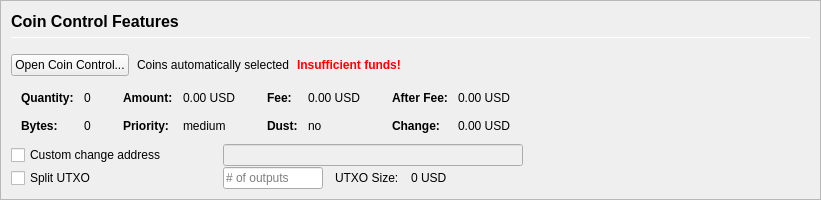
         <widget class="QFrame" name="frameCoinControl">
          <property name="sizePolicy">
           <sizepolicy hsizetype="Expanding" vsizetype="Expanding">
            <horstretch>0</horstretch>
            <verstretch>0</verstretch>
           </sizepolicy>
          </property>
          <property name="maximumSize">
           <size>
            <width>16777215</width>
            <height>16777215</height>
           </size>
          </property>
          <property name="frameShape">
           <enum>QFrame::StyledPanel</enum>
          </property>
          <property name="frameShadow">
           <enum>QFrame::Sunken</enum>
          </property>
          <layout class="QVBoxLayout" name="verticalLayoutCoinControl2">
           <property name="spacing">
            <number>0</number>
           </property>
           <property name="leftMargin">
            <number>0</number>
           </property>
           <property name="topMargin">
            <number>0</number>
           </property>
           <property name="rightMargin">
            <number>0</number>
           </property>
           <property name="bottomMargin">
            <number>0</number>
           </property>
           <item>
            <widget class="QFrame" name="frameCoinControl_BG">
             <layout class="QVBoxLayout" name="verticalLayoutCoinControl" stretch="0,0,0,0,0,0">
              <property name="spacing">
               <number>1</number>
              </property>
              <property name="leftMargin">
               <number>10</number>
              </property>
              <property name="topMargin">
               <number>10</number>
              </property>
              <item>
               <layout class="QHBoxLayout" name="horizontalLayoutCoinControl1">
                <property name="bottomMargin">
                 <number>15</number>
                </property>
                <item>
                 <layout class="QVBoxLayout" name="verticalLayout_3">
                  <property name="spacing">
                   <number>6</number>
                  </property>
                  <item>
                   <widget class="QLabel" name="labelCoinControlFeatures">
                    <property name="sizePolicy">
                     <sizepolicy hsizetype="Preferred" vsizetype="Maximum">
                      <horstretch>0</horstretch>
                      <verstretch>0</verstretch>
                     </sizepolicy>
                    </property>
                    <property name="minimumSize">
                     <size>
                      <width>0</width>
                      <height>20</height>
                     </size>
                    </property>
                    <property name="font">
                     <font>
                      <pointsize>12</pointsize>
                      <weight>75</weight>
                      <bold>true</bold>
                     </font>
                    </property>
                    <property name="styleSheet">
                     <string notr="true">font-weight:bold;</string>
                    </property>
                    <property name="text">
                     <string>Coin Control Features</string>
                    </property>
                   </widget>
                  </item>
                  <item>
                   <widget class="Line" name="line">
                    <property name="minimumSize">
                     <size>
                      <width>0</width>
                      <height>1</height>
                     </size>
                    </property>
                    <property name="maximumSize">
                     <size>
                      <width>16777215</width>
                      <height>1</height>
                     </size>
                    </property>
                    <property name="orientation">
                     <enum>Qt::Horizontal</enum>
                    </property>
                   </widget>
                  </item>
                 </layout>
                </item>
               </layout>
              </item>
              <item>
               <layout class="QHBoxLayout" name="horizontalLayoutCoinControl2" stretch="0,0,0,0">
                <property name="spacing">
                 <number>8</number>
                </property>
                <property name="bottomMargin">
                 <number>10</number>
                </property>
                <item>
                 <widget class="QPushButton" name="pushButtonCoinControl">
                  <property name="styleSheet">
                   <string notr="true"/>
                  </property>
                  <property name="text">
                   <string>Open Coin Control...</string>
                  </property>
                  <property name="autoDefault">
                   <bool>false</bool>
                  </property>
                 </widget>
                </item>
                <item>
                 <widget class="QLabel" name="labelCoinControlAutomaticallySelected">
                  <property name="text">
                   <string>Coins automatically selected</string>
                  </property>
                  <property name="margin">
                   <number>5</number>
                  </property>
                 </widget>
                </item>
                <item>
                 <widget class="QLabel" name="labelCoinControlInsuffFunds">
                  <property name="font">
                   <font>
                    <weight>75</weight>
                    <bold>true</bold>
                   </font>
                  </property>
                  <property name="styleSheet">
                   <string notr="true">color:red;font-weight:bold;</string>
                  </property>
                  <property name="text">
                   <string>Insufficient funds!</string>
                  </property>
                  <property name="margin">
                   <number>5</number>
                  </property>
                 </widget>
                </item>
                <item>
                 <spacer name="horizontalSpacerCoinControl">
                  <property name="orientation">
                   <enum>Qt::Horizontal</enum>
                  </property>
                  <property name="sizeHint" stdset="0">
                   <size>
                    <width>40</width>
                    <height>1</height>
                   </size>
                  </property>
                 </spacer>
                </item>
               </layout>
              </item>
              <item>
               <widget class="QWidget" name="widgetCoinControl" native="true">
                <property name="sizePolicy">
                 <sizepolicy hsizetype="Preferred" vsizetype="Preferred">
                  <horstretch>0</horstretch>
                  <verstretch>0</verstretch>
                 </sizepolicy>
                </property>
                <property name="minimumSize">
                 <size>
                  <width>0</width>
                  <height>0</height>
                 </size>
                </property>
                <property name="styleSheet">
                 <string notr="true"/>
                </property>
                <layout class="QHBoxLayout" name="horizontalLayoutCoinControl5">
                 <property name="leftMargin">
                  <number>0</number>
                 </property>
                 <property name="topMargin">
                  <number>0</number>
                 </property>
                 <property name="rightMargin">
                  <number>0</number>
                 </property>
                 <property name="bottomMargin">
                  <number>0</number>
                 </property>
                 <item>
                  <layout class="QHBoxLayout" name="horizontalLayoutCoinControl3" stretch="0,0,0,1">
                   <property name="spacing">
                    <number>20</number>
                   </property>
                   <property name="topMargin">
                    <number>0</number>
                   </property>
                   <property name="bottomMargin">
                    <number>10</number>
                   </property>
                   <item>
                    <layout class="QFormLayout" name="formLayoutCoinControl1">
                     <property name="horizontalSpacing">
                      <number>10</number>
                     </property>
                     <property name="verticalSpacing">
                      <number>14</number>
                     </property>
                     <property name="leftMargin">
                      <number>10</number>
                     </property>
                     <property name="topMargin">
                      <number>4</number>
                     </property>
                     <property name="rightMargin">
                      <number>6</number>
                     </property>
                     <item row="0" column="0">
                      <widget class="QLabel" name="labelCoinControlQuantityText">
                       <property name="font">
                        <font>
                         <weight>75</weight>
                         <bold>true</bold>
                        </font>
                       </property>
                       <property name="text">
                        <string>Quantity:</string>
                       </property>
                       <property name="margin">
                        <number>0</number>
                       </property>
                      </widget>
                     </item>
                     <item row="0" column="1">
                      <widget class="QLabel" name="labelCoinControlQuantity">
                       <property name="cursor">
                        <cursorShape>IBeamCursor</cursorShape>
                       </property>
                       <property name="contextMenuPolicy">
                        <enum>Qt::ActionsContextMenu</enum>
                       </property>
                       <property name="text">
                        <string notr="true">0</string>
                       </property>
                       <property name="margin">
                        <number>0</number>
                       </property>
                       <property name="textInteractionFlags">
                        <set>Qt::LinksAccessibleByMouse|Qt::TextSelectableByKeyboard|Qt::TextSelectableByMouse</set>
                       </property>
                      </widget>
                     </item>
                     <item row="1" column="0">
                      <widget class="QLabel" name="labelCoinControlBytesText">
                       <property name="font">
                        <font>
                         <weight>75</weight>
                         <bold>true</bold>
                        </font>
                       </property>
                       <property name="text">
                        <string>Bytes:</string>
                       </property>
                      </widget>
                     </item>
                     <item row="1" column="1">
                      <widget class="QLabel" name="labelCoinControlBytes">
                       <property name="cursor">
                        <cursorShape>IBeamCursor</cursorShape>
                       </property>
                       <property name="contextMenuPolicy">
                        <enum>Qt::ActionsContextMenu</enum>
                       </property>
                       <property name="text">
                        <string notr="true">0</string>
                       </property>
                       <property name="textInteractionFlags">
                        <set>Qt::LinksAccessibleByMouse|Qt::TextSelectableByKeyboard|Qt::TextSelectableByMouse</set>
                       </property>
                      </widget>
                     </item>
                    </layout>
                   </item>
                   <item>
                    <layout class="QFormLayout" name="formLayoutCoinControl2">
                     <property name="horizontalSpacing">
                      <number>10</number>
                     </property>
                     <property name="verticalSpacing">
                      <number>14</number>
                     </property>
                     <property name="leftMargin">
                      <number>6</number>
                     </property>
                     <property name="topMargin">
                      <number>4</number>
                     </property>
                     <property name="rightMargin">
                      <number>6</number>
                     </property>
                     <item row="0" column="0">
                      <widget class="QLabel" name="labelCoinControlAmountText">
                       <property name="font">
                        <font>
                         <weight>75</weight>
                         <bold>true</bold>
                        </font>
                       </property>
                       <property name="text">
                        <string>Amount:</string>
                       </property>
                       <property name="margin">
                        <number>0</number>
                       </property>
                      </widget>
                     </item>
                     <item row="0" column="1">
                      <widget class="QLabel" name="labelCoinControlAmount">
                       <property name="cursor">
                        <cursorShape>IBeamCursor</cursorShape>
                       </property>
                       <property name="contextMenuPolicy">
                        <enum>Qt::ActionsContextMenu</enum>
                       </property>
                       <property name="text">
                        <string notr="true">0.00 USD</string>
                       </property>
                       <property name="textInteractionFlags">
                        <set>Qt::LinksAccessibleByMouse|Qt::TextSelectableByKeyboard|Qt::TextSelectableByMouse</set>
                       </property>
                      </widget>
                     </item>
                     <item row="1" column="0">
                      <widget class="QLabel" name="labelCoinControlPriorityText">
                       <property name="font">
                        <font>
                         <weight>75</weight>
                         <bold>true</bold>
                        </font>
                       </property>
                       <property name="text">
                        <string>Priority:</string>
                       </property>
                      </widget>
                     </item>
                     <item row="1" column="1">
                      <widget class="QLabel" name="labelCoinControlPriority">
                       <property name="cursor">
                        <cursorShape>IBeamCursor</cursorShape>
                       </property>
                       <property name="contextMenuPolicy">
                        <enum>Qt::ActionsContextMenu</enum>
                       </property>
                       <property name="text">
                        <string>medium</string>
                       </property>
                       <property name="textInteractionFlags">
                        <set>Qt::LinksAccessibleByMouse|Qt::TextSelectableByKeyboard|Qt::TextSelectableByMouse</set>
                       </property>
                      </widget>
                     </item>
                    </layout>
                   </item>
                   <item>
                    <layout class="QFormLayout" name="formLayoutCoinControl3">
                     <property name="horizontalSpacing">
                      <number>10</number>
                     </property>
                     <property name="verticalSpacing">
                      <number>14</number>
                     </property>
                     <property name="leftMargin">
                      <number>6</number>
                     </property>
                     <property name="topMargin">
                      <number>4</number>
                     </property>
                     <property name="rightMargin">
                      <number>6</number>
                     </property>
                     <item row="0" column="0">
                      <widget class="QLabel" name="labelCoinControlFeeText">
                       <property name="font">
                        <font>
                         <weight>75</weight>
                         <bold>true</bold>
                        </font>
                       </property>
                       <property name="text">
                        <string>Fee:</string>
                       </property>
                       <property name="margin">
                        <number>0</number>
                       </property>
                      </widget>
                     </item>
                     <item row="0" column="1">
                      <widget class="QLabel" name="labelCoinControlFee">
                       <property name="cursor">
                        <cursorShape>IBeamCursor</cursorShape>
                       </property>
                       <property name="contextMenuPolicy">
                        <enum>Qt::ActionsContextMenu</enum>
                       </property>
                       <property name="text">
                        <string notr="true">0.00 USD</string>
                       </property>
                       <property name="textInteractionFlags">
                        <set>Qt::LinksAccessibleByMouse|Qt::TextSelectableByKeyboard|Qt::TextSelectableByMouse</set>
                       </property>
                      </widget>
                     </item>
                     <item row="1" column="0">
                      <widget class="QLabel" name="labelCoinControlLowOutputText">
                       <property name="font">
                        <font>
                         <weight>75</weight>
                         <bold>true</bold>
                        </font>
                       </property>
                       <property name="text">
                        <string>Dust:</string>
                       </property>
                      </widget>
                     </item>
                     <item row="1" column="1">
                      <widget class="QLabel" name="labelCoinControlLowOutput">
                       <property name="cursor">
                        <cursorShape>IBeamCursor</cursorShape>
                       </property>
                       <property name="contextMenuPolicy">
                        <enum>Qt::ActionsContextMenu</enum>
                       </property>
                       <property name="text">
                        <string>no</string>
                       </property>
                       <property name="textInteractionFlags">
                        <set>Qt::LinksAccessibleByMouse|Qt::TextSelectableByKeyboard|Qt::TextSelectableByMouse</set>
                       </property>
                      </widget>
                     </item>
                    </layout>
                   </item>
                   <item>
                    <layout class="QFormLayout" name="formLayoutCoinControl4">
                     <property name="horizontalSpacing">
                      <number>10</number>
                     </property>
                     <property name="verticalSpacing">
                      <number>14</number>
                     </property>
                     <property name="leftMargin">
                      <number>6</number>
                     </property>
                     <property name="topMargin">
                      <number>4</number>
                     </property>
                     <property name="rightMargin">
                      <number>6</number>
                     </property>
                     <item row="0" column="0">
                      <widget class="QLabel" name="labelCoinControlAfterFeeText">
                       <property name="font">
                        <font>
                         <weight>75</weight>
                         <bold>true</bold>
                        </font>
                       </property>
                       <property name="text">
                        <string>After Fee:</string>
                       </property>
                       <property name="margin">
                        <number>0</number>
                       </property>
                      </widget>
                     </item>
                     <item row="0" column="1">
                      <widget class="QLabel" name="labelCoinControlAfterFee">
                       <property name="cursor">
                        <cursorShape>IBeamCursor</cursorShape>
                       </property>
                       <property name="contextMenuPolicy">
                        <enum>Qt::ActionsContextMenu</enum>
                       </property>
                       <property name="text">
                        <string notr="true">0.00 USD</string>
                       </property>
                       <property name="textInteractionFlags">
                        <set>Qt::LinksAccessibleByMouse|Qt::TextSelectableByKeyboard|Qt::TextSelectableByMouse</set>
                       </property>
                      </widget>
                     </item>
                     <item row="1" column="0">
                      <widget class="QLabel" name="labelCoinControlChangeText">
                       <property name="font">
                        <font>
                         <weight>75</weight>
                         <bold>true</bold>
                        </font>
                       </property>
                       <property name="text">
                        <string>Change:</string>
                       </property>
                      </widget>
                     </item>
                     <item row="1" column="1">
                      <widget class="QLabel" name="labelCoinControlChange">
                       <property name="cursor">
                        <cursorShape>IBeamCursor</cursorShape>
                       </property>
                       <property name="contextMenuPolicy">
                        <enum>Qt::ActionsContextMenu</enum>
                       </property>
                       <property name="text">
                        <string notr="true">0.00 USD</string>
                       </property>
                       <property name="textInteractionFlags">
                        <set>Qt::LinksAccessibleByMouse|Qt::TextSelectableByKeyboard|Qt::TextSelectableByMouse</set>
                       </property>
                      </widget>
                     </item>
                    </layout>
                   </item>
                  </layout>
                 </item>
                </layout>
               </widget>
              </item>
              <item>
               <layout class="QHBoxLayout" name="horizontalLayoutCoinControl4">
                <property name="spacing">
                 <number>12</number>
                </property>
                <property name="sizeConstraint">
                 <enum>QLayout::SetDefaultConstraint</enum>
                </property>
                <property name="topMargin">
                 <number>0</number>
                </property>
                <property name="rightMargin">
                 <number>0</number>
                </property>
                <item>
                 <widget class="QCheckBox" name="checkBoxCoinControlChange">
                  <property name="sizePolicy">
                   <sizepolicy hsizetype="Preferred" vsizetype="Preferred">
                    <horstretch>0</horstretch>
                    <verstretch>0</verstretch>
                   </sizepolicy>
                  </property>
                  <property name="minimumSize">
                   <size>
                    <width>200</width>
                    <height>0</height>
                   </size>
                  </property>
                  <property name="maximumSize">
                   <size>
                    <width>200</width>
                    <height>16777215</height>
                   </size>
                  </property>
                  <property name="toolTip">
                   <string>If this is activated, but the change address is empty or invalid, change will be sent to a newly generated address.</string>
                  </property>
                  <property name="text">
                   <string>Custom change address</string>
                  </property>
                 </widget>
                </item>
                <item>
                 <widget class="QValidatedLineEdit" name="lineEditCoinControlChange">
                  <property name="enabled">
                   <bool>false</bool>
                  </property>
                  <property name="sizePolicy">
                   <sizepolicy hsizetype="Preferred" vsizetype="Preferred">
                    <horstretch>0</horstretch>
                    <verstretch>0</verstretch>
                   </sizepolicy>
                  </property>
                  <property name="minimumSize">
                   <size>
                    <width>300</width>
                    <height>0</height>
                   </size>
                  </property>
                 </widget>
                </item>
                <item>
                 <widget class="QLabel" name="labelCoinControlChangeLabel">
                  <property name="sizePolicy">
                   <sizepolicy hsizetype="Preferred" vsizetype="Preferred">
                    <horstretch>0</horstretch>
                    <verstretch>0</verstretch>
                   </sizepolicy>
                  </property>
                  <property name="minimumSize">
                   <size>
                    <width>100</width>
                    <height>0</height>
                   </size>
                  </property>
                  <property name="text">
                   <string/>
                  </property>
                  <property name="margin">
                   <number>3</number>
                  </property>
                 </widget>
                </item>
               </layout>
              </item>
              <item>
               <layout class="QHBoxLayout" name="horizontalLayoutCoinControl6">
                <property name="spacing">
                 <number>12</number>
                </property>
                <property name="rightMargin">
                 <number>0</number>
                </property>
                <item>
                 <widget class="QCheckBox" name="splitBlockCheckBox">
                  <property name="sizePolicy">
                   <sizepolicy hsizetype="Preferred" vsizetype="Preferred">
                    <horstretch>0</horstretch>
                    <verstretch>0</verstretch>
                   </sizepolicy>
                  </property>
                  <property name="minimumSize">
                   <size>
                    <width>200</width>
                    <height>0</height>
                   </size>
                  </property>
                  <property name="maximumSize">
                   <size>
                    <width>200</width>
                    <height>16777215</height>
                   </size>
                  </property>
                  <property name="text">
                   <string>Split UTXO</string>
                  </property>
                 </widget>
                </item>
                <item>
                 <widget class="QLineEdit" name="splitBlockLineEdit">
                  <property name="sizePolicy">
                   <sizepolicy hsizetype="Preferred" vsizetype="Preferred">
                    <horstretch>50</horstretch>
                    <verstretch>0</verstretch>
                   </sizepolicy>
                  </property>
                  <property name="minimumSize">
                   <size>
                    <width>100</width>
                    <height>0</height>
                   </size>
                  </property>
                  <property name="maximumSize">
                   <size>
                    <width>100</width>
                    <height>16777215</height>
                   </size>
                  </property>
                  <property name="placeholderText">
                   <string># of outputs</string>
                  </property>
                 </widget>
                </item>
                <item>
                 <widget class="QLabel" name="labelBlockSizeText">
                  <property name="text">
                   <string>UTXO Size:</string>
                  </property>
                 </widget>
                </item>
                <item>
                 <widget class="QLabel" name="labelBlockSize">
                  <property name="text">
                   <string>0 USD</string>
                  </property>
                 </widget>
                </item>
                <item>
                 <spacer name="horizontalSpacer_7">
                  <property name="orientation">
                   <enum>Qt::Horizontal</enum>
                  </property>
                  <property name="sizeHint" stdset="0">
                   <size>
                    <width>40</width>
                    <height>20</height>
                   </size>
                  </property>
                 </spacer>
                </item>
               </layout>
              </item>
              <item>
               <spacer name="verticalSpacerCoinControl">
                <property name="orientation">
                 <enum>Qt::Vertical</enum>
                </property>
                <property name="sizeHint" stdset="0">
                 <size>
                  <width>800</width>
                  <height>1</height>
                 </size>
                </property>
               </spacer>
              </item>
             </layout>
            </widget>
           </item>
          </layout>
         </widget>
